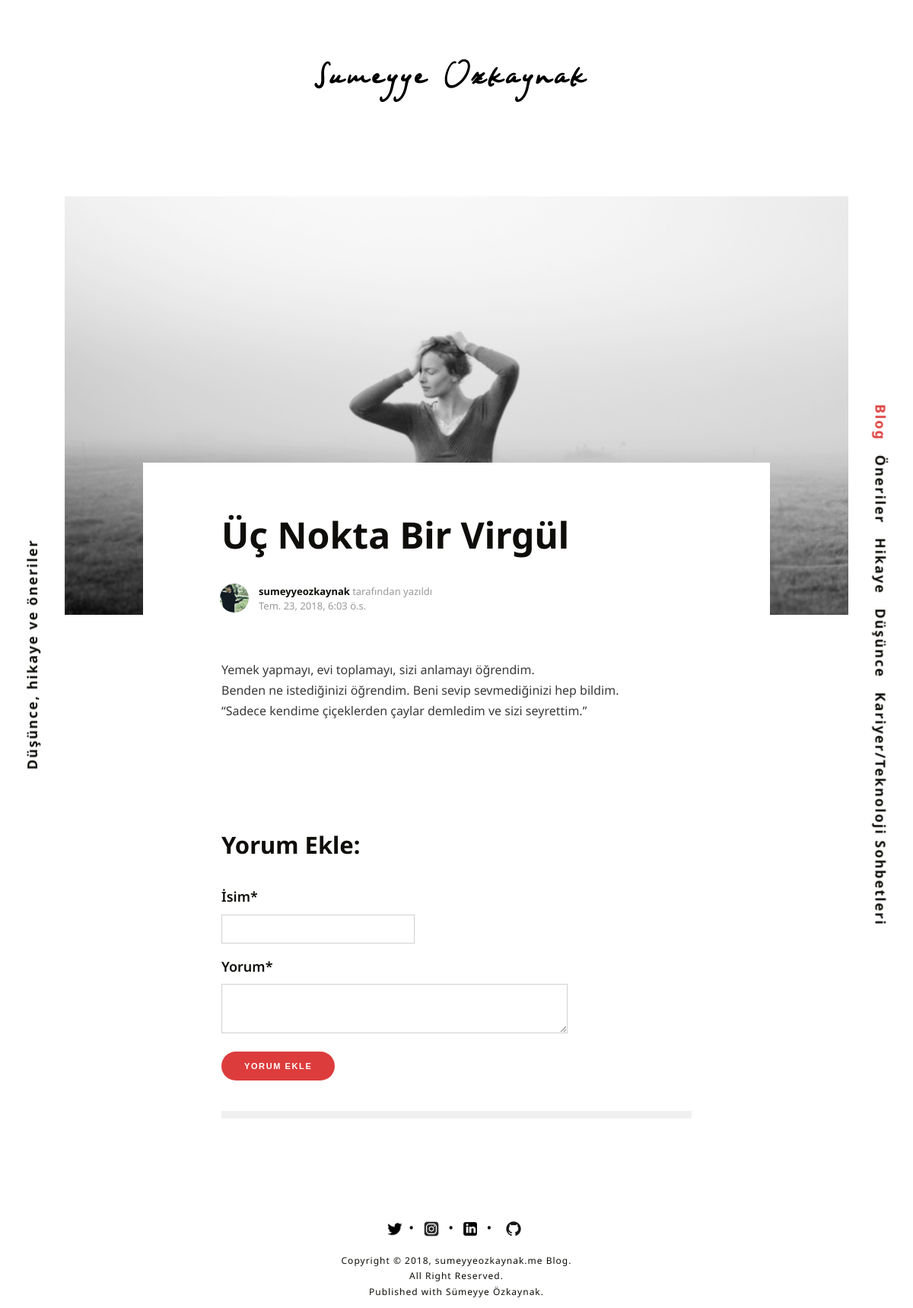
The app's page /blog/dusunce/uc-nokta-bir-virgul-1/ with its own data.
### blog/models.py (models this page shows, shortened)
class Topic(models.Model):
    name = models.CharField(max_length=200, verbose_name='Kategori Adı')
    slug = models.SlugField(unique=True, max_length=210, verbose_name='Kategori Url', editable=False)
    def get_absolute_url(self):
        return reverse('blog:topic', args=[self.slug])

class Post(models.Model):
    user = models.ForeignKey('auth.User', verbose_name='Yazar',  related_name='posts')
    title = models.CharField(max_length=200, verbose_name='Başlık')
    slug = models.SlugField(unique=True, max_length=210, verbose_name='Yazı Url', editable=False)
    text = RichTextField()
    image = models.ImageField(null=True, blank=True)
    created_date = models.DateTimeField(
        default=timezone.now)
    published_date = models.DateTimeField(
        blank=True, null=True)
    topic_name = models.ForeignKey('Topic', on_delete=models.CASCADE, related_name='topics')
    class Meta:
        ordering=['published_date']

### blog/views.py (the view)
# urls.py: url(r'^(?P<topic_slug>[\w-]+)/(?P<post_slug>[\w-]+)/$', views.post, name='post'),
def post(request,topic_slug,post_slug):
    topic = Topic.objects.filter(slug=topic_slug)
    related=topic[0:3]
    topic_list = Topic.objects.all()
    post= get_object_or_404(Post, slug=post_slug)
    form = PostCommentForm(request.POST or None)
    if form.is_valid():
        comment = form.save(commit=False)
        comment.post = post
        comment.save()
    context = {
        'topic': topic,
        'related':related,
        'topic_list':topic_list,
        'post': post,
        'form' : form,
    }
    return render(request, 'blog/post.html', context)

### blog/forms.py
class PostCommentForm(forms.ModelForm):
    class Meta:
        model=PostComment
        fields=[
            'name',
            'content'
        ]

### templates/blog/post.html (shortened to what this page needs)
{% extends 'baseblog.html' %}
{% load static %}
{% block body %}post-template tag-interior tag-architecture tag-design{% endblock %}
{% block content %}
        <div class="post-wrap">
            <div class="post-featured-image" style="background-image: url('{{ post.image.url }}')"></div>
            <div class="post-content-wrap">
                <div class="post-header">
                    <h1 class="post-title">{{ post.title }}</h1>
                    <div class="item-meta post">
                            <a href="" class="author-image item-image" style="background-image: url('{% static 'images/user-photo.png' %}')"></a>
                            <a href="">{{ post.user }}</a> tarafından yazıldı
                            <br>
                        <time datetime="{{ post.published_date }}"> {{ post.published_date}}</time>
                    </div>
                </div>
                <div class="post-content">
                    <div class="kg-card-markdown">
                        <p>{{ post.text|safe }}</p>
                    </div>
                    <div class="post-meta">
                        <div class="left">
                        </div>
                    </div>
                </div>
             <h3>Yorum Ekle:</h3>
              {% include 'blog/comment.html' %}
             <hr>
            </div>
        </div>
    </div>
</body>
{% endblock %}

### templates/baseblog.html (shortened to what this page needs)
{% load staticfiles %}
<!doctype html>
<html lang="tr">
	<head>
		<link rel="stylesheet" type="text/css" href="{% static 'css/normalize-v=606a16598e.css' %}">
		<link rel="stylesheet" type="text/css" href="{% static 'css/icons-v=606a16598e.css' %}">
		<link rel="stylesheet" type="text/css" href="{% static 'css/screen-v=606a16598e.css' %}">
	</head>
	<body class="{% block body %}home-template{% endblock %}">
		<div class="site-wrap">
        <header class="header-wrap">
	<div class="logo headroom-logo">
		<div class="table">
            <a class="image" href="index.html"><img src="{% static 'images/blog-sumeyyeozkaynak-logo.png' %}" alt="Blog:sumeyyeozkaynak"></a>
        </div>
	</div>
</header>
        <div class="description">Düşünce, hikaye ve öneriler</div>
        <nav class ="nav-wrap">
				<ul>
					<li class="home current-menu-item nav-mobile-item"><a href="">Blog</a></li>
                    {% for topic in topic_list %}
					<li class="features  nav-mobile-item"><a href="{{ topic.get_absolute_url }}">{{ topic.name }}</a></li>
                    {% endfor %}
                   </ul>
			</nav>
        <div class="masonry-margin"></div>
            {% block content %}
            {% endblock %}
		<footer class="footer-wrap">
	<div class="footer-social">
        <a href="https://twitter.com/sumeyyeozkaynak"><img src="{% static 'images/twitter2.png' %}" style="width: 20px; height: 20px"></a>&bull;
        <a href="https://instagram.com/afafet"><img src="{% static 'images/instagram3.png' %}" style="width: 20px; height: 20px"></a> &bull;
        <a href="https://www.linkedin.com/in/s%C3%BCmeyye%C3%B6zkaynak/"><img src="{% static 'images/linkedin2.png' %}" style="width: 18px; height: 18px"></a> &bull;
        <a href="https://github.com/sozkaynak/"><img src="{% static 'images/github2.png' %}" style="width: 32px; height: 32px"></a>
	</div>
	<div class="footer-copyright">
		Copyright &copy; 2018, <a href="index.html">sumeyyeozkaynak.me Blog</a>. All Right Reserved.
		<br>
		Published with <a href="https://ghost.org">Sümeyye Özkaynak</a>.
	</div>
</footer>
	</body>
</html>

### records on screen
Topic: name "Öneriler"
Topic: name "Hikaye"
Topic: name "Düşünce"
Topic: name "Kariyer/Teknoloji Sohbetleri"
Post: image (picture), title "Üç Nokta Bir Virgül", user "sumeyyeozkaynak", published_date "Tem. 23, 2018, 6:03 ö.s.", text "Yemek yapmayı, evi toplamayı, sizi anlamayı öğrendim. Benden ne istediğinizi öğrendim. Beni sevip sevmediğinizi hep bildim. “Sadece kendime çiçeklerden çaylar demledim ve sizi seyrettim.”"
